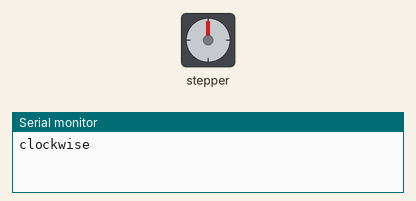
Bench run of a sketch on a simulated Arduino Uno, built with avr-gcc and run on an emulated ATmega328P. On the bench: stepper motor, the last lines printed to the serial monitor. Stepper angles assume 200 steps per turn.

Above: at 0.05 s.
At 3.0 s:
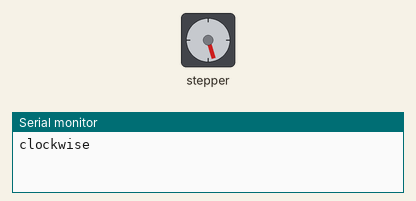
At 6.0 s:
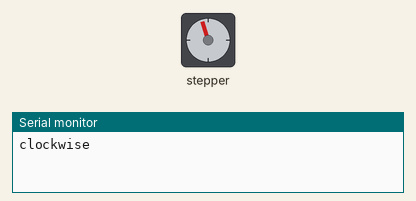
At 12.25 s:
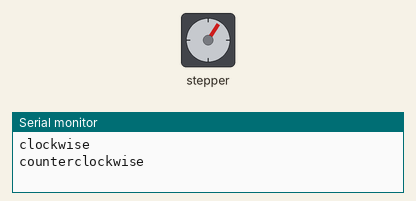
Timing chart, 0 to 17.0 s (numbered marks = the images above):
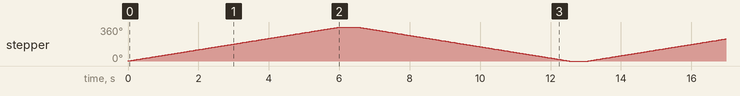

The sketch:

sketch_apr14b.ino
```cpp
#include <Stepper.h>
const int stepsPerRevolution = 200;
// change this to fit the number of steps per revolution
// for your motor
// initialize the stepper library on pins 8 through 11:
Stepper myStepper(stepsPerRevolution, 11, 10, 9, 8);

void setup() {
   // set the speed at 60 rpm:
   myStepper.setSpeed(10);
   // initialize the serial port:
   Serial.begin(9600);
}

void loop() {
   // step one revolution in one direction:
   Serial.println("clockwise");
   myStepper.step(stepsPerRevolution);
   delay(500);
   // step one revolution in the other direction:
   Serial.println("counterclockwise");
   myStepper.step(-stepsPerRevolution);
   delay(500);
}
```

Measured:
- by itself, stepper: turns 360° clockwise in 6.0 s, then 360° counter-clockwise in 6.0 s, repeating every 13.1 s
